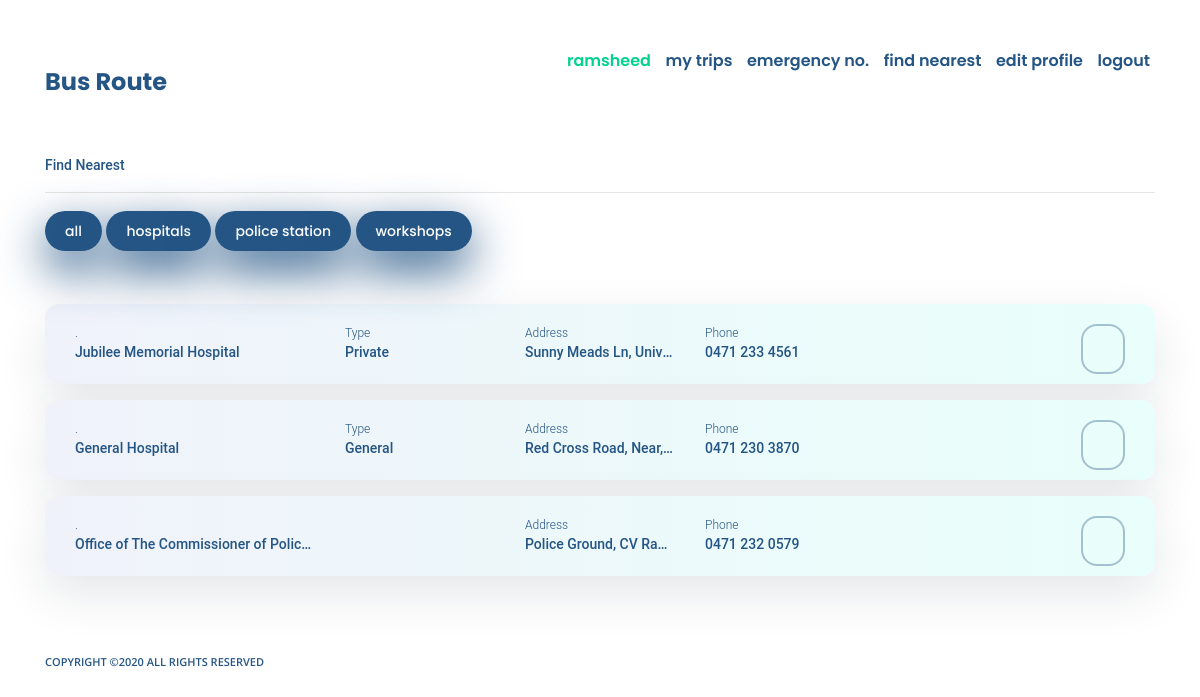
/bus/user/nearest/all/ (signed in), run on the app's committed database.
### accounts/models.py (models this page shows)
class UserAccounts(AbstractUser):
    username = None
    email = models.EmailField(_('email address'), unique=True)
    is_bus_owner = models.BooleanField(default=False)
    phone_regex = RegexValidator(regex=r'^\+?1?\d{9,15}$', message="Invalid format, ex: '+999999999'.")
    phone = models.CharField(validators=[phone_regex], max_length=17, blank=True, null=True)
    USERNAME_FIELD = 'email'
    REQUIRED_FIELDS = []
    objects = UserManager()

### bus/models.py (models this page shows, shortened)
class NearMeModel(models.Model):
    category = models.CharField(max_length=20,choices=near_me_types,default='hospital')
    name = models.CharField(max_length=100)
    hospital_category = models.CharField(max_length=20,choices=hospital_types,null=True,blank=True)
    address = models.TextField(null=True)
    phone = models.CharField(max_length=20,null=True)
    latitude = models.CharField(max_length=100,null=True)
    longitude = models.CharField(max_length=100,null=True)

### bus/views.py (the view)
# urls.py: path('user/nearest/<category>/',views.near_view),
@login_required(login_url=USER_URL)
def near_view(request,category):
    if category == 'all':
        locations = NearMeModel.objects.all()
    else:
        locations = NearMeModel.objects.filter(category=category)
    if request.session.has_key("time"):
            latitude = request.session['latitude']
            longitude = request.session['longitude']
            locations = list(locations)
            locations.sort(key=lambda i: geodesic((float(latitude),float(longitude)), (float(i.latitude),float(i.longitude))))
    return render(request, "bus/find_nearest.html",{"locations":locations})

### templates/bus/find_nearest.html (shortened to what this page needs)
{% extends 'base.html' %}
{% load static %}
{% block content %}
<div class="hos-pol-container">
    <p class="search-data">Find Nearest</p><hr>
                <a href="/bus/user/nearest/all/">all</a>
                <a href="/bus/user/nearest/hospital/">hospitals</a>
                <a href="/bus/user/nearest/police/">police station</a>
                <a href="/bus/user/nearest/workshop/">workshops</a>
            </div>
            <div class="results-search">
                {% for location in locations %}
                <div class="result-search-card mt-3">
                    <div class="row">
                        <div class="col-sm-3"><p class="search-label">.</p><p class="search-data">{{ location.name }}</p></div>
                        <div class="col-sm-2">{% if location.hospital_category %}<p class="search-label">Type</p> <p class="search-data">{{ location.hospital_category | title}}</p> {% endif %}</div>
                        <div class="col-sm-2"><p class="search-label">Address</p> <p class="search-data">{{ location.address }}</p> </div>
                        <div class="col-sm-2 col-5"><p class="search-label">Phone</p> <p class="search-data">{{ location.phone }}</p> </div>
                        <div class="col-sm-3 col-7 text-right">
                            <p class="nearest-map">
                            </p>
                        </div>
                    </div>
                </div>
                {% endfor %}
            </div>
            {% endblock %}

### templates/base.html (shortened to what this page needs)
{% load static %}
<!DOCTYPE html>
<html lang="en">
<head>
    <link rel="stylesheet" href="https://maxcdn.bootstrapcdn.com/bootstrap/4.0.0/css/bootstrap.min.css">
    <link rel="stylesheet" href="https://cdnjs.cloudflare.com/ajax/libs/animate.css/3.7.2/animate.min.css">
    <link rel="stylesheet" href="https://stackpath.bootstrapcdn.com/font-awesome/4.7.0/css/font-awesome.min.css">
    <link rel="stylesheet" href="https://cdnjs.cloudflare.com/ajax/libs/jquery-confirm/3.3.2/jquery-confirm.min.css">
    <link href="{% static 'accounts/css/style.css' %}"  rel="stylesheet">
</head>
<body>
    <div class="container mt-5">
        <header>
            <nav>
                <div class="nav-logo">
                    <a href="/" class="heading-main-link"><span class="heading-main">Bus Route</span></a>
                </div>
                <ul class="nav-ul">
                    {% if not request.user.is_authenticated %}
                    <li><a href="/accounts/user/login/">login</a></li>
                    <li><a href="/accounts/user/register/">register</a></li>
                    {% else %}
                    <li><a href="#" style="color: #01D28E;">{{ request.user.first_name }}</a></li>
                    {% if perms.accounts.owner_rights %}
                    <li><a href="/bus/owner/rent/">rent a bus</a></li>
                    {% else %}
                    <li><a href="/bus/user/mytrip/">my trips</a></li>
                    {% endif %}
                    <li><a href="/bus/user/emergency/">emergency no.</a></li>
                    <li><a href="/bus/user/nearest/all/">find nearest</a></li>
                    <li><a href="/accounts/edit/">edit profile</a></li>
                    <li><a href="/accounts/logout/">logout</a></li>
                    {% endif %}
                </ul>
            </nav>
        </header>
        <article>
            {% block content %}
            {% endblock %}
        </article>
        <footer>
            <div class="row  mt-sm-4 mt-3 pt-sm-5 pt-0 ">
                <div class="col-sm-10">
                    <p class="footer-text d-inline-block">Copyright ©2020 All rights reserved</p>
                </div>
                <div class="col-sm-2">
                </div>
            </div>
        </footer>
    </div>
</body>
</html>

### accounts/static/accounts/css/style.css (style rules this page uses)
body { overflow-x: hidden; }
nav { display: flex; justify-content: space-between; }
.nav-ul { display: inline-block; list-style-type: none; }
.nav-ul li { display: inline-block; margin: 0px 5px 0px 5px; }
.nav-ul li a { color: #245584; font-weight: 600; font-size: 16px; font-family: Poppins; font-style: normal; }
.nav-logo { display: inline-block; }
.heading-main { font-family: Poppins; font-style: normal; font-weight: bold; font-size: 24px; color: #245584; }
.heading-main-link { text-decoration: none; }
.footer-text { font-family: Open Sans; font-style: normal; font-weight: 600; font-size: 11px; text-transform: uppercase; color: #245584; }
.result-search-card { background: linear-gradient(90deg, #F0F2FA 0%, #E9FFFB 100%); box-shadow: 0px 18px 48px rgba(10, 34, 57, 0.11); border-radius: 14px; width: 100%; height: 80px; padding: 20px 30px; }
.search-label { margin: 0; font-family: Roboto; font-style: normal; font-weight: 300; font-size: 12px; color: #245584; }
.search-data { font-family: Roboto; font-style: normal; font-weight: 500; font-size: 14px; color: #245584; white-space: nowrap; overflow: hidden; text-overflow: ellipsis; }
.hos-pol-container { margin: 50px 0px; }
.hos-pol-container a , .hos-pol-container button { font-family: Poppins; font-style: normal; font-weight: 500; font-size: 14px; background: #245584; box-shadow: 0px 18px 48px #245584; border-radius: 33px; color: #FFFFFF; padding: 10px 20px; outline: none; border: none; }
.nearest-map { padding: 5px 10px; border: 2px solid #2455845c; box-sizing: border-box; border-radius: 16px; display: inline-block; }

### templates/bus/find_nearest.html (style rules this page uses)
.hos-pol-container a, .hos-pol-container button { line-height: 45px; }

### data on the page
UserAccounts: user.first_name "ramsheed"
NearMeModel: name "Jubilee Memorial Hospital", hospital_category "Private", address "Sunny Meads Ln, Univ…", phone "0471 233 4561"
NearMeModel: name "General Hospital", hospital_category "General", address "Red Cross Road, Near,…", phone "0471 230 3870"
NearMeModel: name "Office of The Commissioner of Polic…", address "Police Ground, CV Ra…", phone "0471 232 0579"
